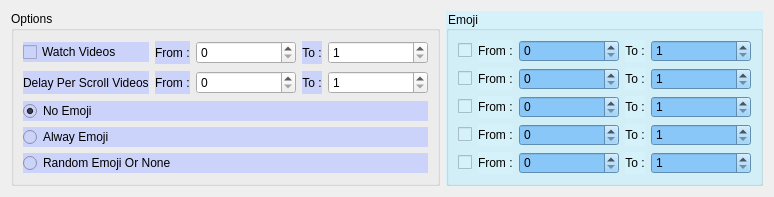
                   <widget class="QWidget" name="tab_3">
                    <attribute name="title">
                     <string>Watch Videos</string>
                    </attribute>
                    <layout class="QHBoxLayout" name="horizontalLayout_38">
                     <item>
                      <widget class="QGroupBox" name="vidos_group">
                       <property name="enabled">
                        <bool>true</bool>
                       </property>
                       <property name="styleSheet">
                        <string notr="true"/>
                       </property>
                       <property name="title">
                        <string>Options</string>
                       </property>
                       <layout class="QVBoxLayout" name="verticalLayout_16">
                        <item>
                         <layout class="QHBoxLayout" name="horizontalLayout_31">
                          <item>
                           <layout class="QHBoxLayout" name="horizontalLayout_32" stretch="1,0,0,0,0">
                            <item>
                             <widget class="QCheckBox" name="watch_videos">
                              <property name="styleSheet">
                               <string notr="true">background-color: rgb(204, 211, 250);</string>
                              </property>
                              <property name="text">
                               <string>Watch Videos</string>
                              </property>
                              <property name="iconSize">
                               <size>
                                <width>30</width>
                                <height>30</height>
                               </size>
                              </property>
                              <property name="checked">
                               <bool>false</bool>
                              </property>
                             </widget>
                            </item>
                            <item>
                             <widget class="QLabel" name="from_16">
                              <property name="styleSheet">
                               <string notr="true">background-color: rgb(204, 211, 250);</string>
                              </property>
                              <property name="text">
                               <string>From :</string>
                              </property>
                             </widget>
                            </item>
                            <item>
                             <widget class="QSpinBox" name="watch_videos_from">
                              <property name="minimumSize">
                               <size>
                                <width>100</width>
                                <height>0</height>
                               </size>
                              </property>
                             </widget>
                            </item>
                            <item>
                             <widget class="QLabel" name="to_16">
                              <property name="styleSheet">
                               <string notr="true">background-color: rgb(204, 211, 250);</string>
                              </property>
                              <property name="text">
                               <string>To :</string>
                              </property>
                              <property name="alignment">
                               <set>Qt::AlignCenter</set>
                              </property>
                             </widget>
                            </item>
                            <item>
                             <widget class="QSpinBox" name="watch_videos_to">
                              <property name="minimumSize">
                               <size>
                                <width>100</width>
                                <height>0</height>
                               </size>
                              </property>
                              <property name="minimum">
                               <number>1</number>
                              </property>
                             </widget>
                            </item>
                           </layout>
                          </item>
                         </layout>
                        </item>
                        <item>
                         <layout class="QHBoxLayout" name="horizontalLayout_33" stretch="0,0,0,0,0">
                          <item>
                           <widget class="QLabel" name="label_24">
                            <property name="styleSheet">
                             <string notr="true">background-color: rgb(204, 211, 250);</string>
                            </property>
                            <property name="text">
                             <string>Delay Per Scroll Videos</string>
                            </property>
                           </widget>
                          </item>
                          <item>
                           <widget class="QLabel" name="from_17">
                            <property name="styleSheet">
                             <string notr="true">background-color: rgb(204, 211, 250);</string>
                            </property>
                            <property name="text">
                             <string>From :</string>
                            </property>
                           </widget>
                          </item>
                          <item>
                           <widget class="QSpinBox" name="delay_watch_video_from">
                            <property name="minimumSize">
                             <size>
                              <width>100</width>
                              <height>0</height>
                             </size>
                            </property>
                           </widget>
                          </item>
                          <item>
                           <widget class="QLabel" name="to_17">
                            <property name="styleSheet">
                             <string notr="true">background-color: rgb(204, 211, 250);</string>
                            </property>
                            <property name="text">
                             <string>To :</string>
                            </property>
                            <property name="alignment">
                             <set>Qt::AlignCenter</set>
                            </property>
                           </widget>
                          </item>
                          <item>
                           <widget class="QSpinBox" name="delay_watch_video_to">
                            <property name="minimumSize">
                             <size>
                              <width>100</width>
                              <height>0</height>
                             </size>
                            </property>
                            <property name="minimum">
                             <number>1</number>
                            </property>
                           </widget>
                          </item>
                         </layout>
                        </item>
                        <item>
                         <layout class="QVBoxLayout" name="verticalLayout_22">
                          <item>
                           <widget class="QRadioButton" name="videos_no_emoji">
                            <property name="styleSheet">
                             <string notr="true">background-color: rgb(204, 211, 250);</string>
                            </property>
                            <property name="text">
                             <string>No Emoji</string>
                            </property>
                            <property name="checked">
                             <bool>true</bool>
                            </property>
                           </widget>
                          </item>
                          <item>
                           <widget class="QRadioButton" name="videos_alway_emoji">
                            <property name="styleSheet">
                             <string notr="true">background-color: rgb(204, 211, 250);</string>
                            </property>
                            <property name="text">
                             <string>Alway Emoji</string>
                            </property>
                           </widget>
                          </item>
                          <item>
                           <widget class="QRadioButton" name="videos_random_emoji">
                            <property name="styleSheet">
                             <string notr="true">background-color: rgb(204, 211, 250);</string>
                            </property>
                            <property name="text">
                             <string>Random Emoji Or None</string>
                            </property>
                           </widget>
                          </item>
                         </layout>
                        </item>
                       </layout>
                      </widget>
                     </item>
                     <item>
                      <widget class="QGroupBox" name="react_group_3">
                       <property name="styleSheet">
                        <string notr="true">background-color: rgb(213, 242, 250);</string>
                       </property>
                       <property name="title">
                        <string>Emoji</string>
                       </property>
                       <layout class="QVBoxLayout" name="verticalLayout_15">
                        <item>
                         <layout class="QHBoxLayout" name="horizontalLayout_49">
                          <item>
                           <widget class="QCheckBox" name="videos_like">
                            <property name="styleSheet">
                             <string notr="true"/>
                            </property>
                            <property name="text">
                             <string/>
                            </property>
                            <property name="icon">
                             <iconset resource="../ui/resources.qrc">
                              <normaloff>:/icons/images/like_emoji.png</normaloff>:/icons/images/like_emoji.png</iconset>
                            </property>
                            <property name="iconSize">
                             <size>
                              <width>30</width>
                              <height>30</height>
                             </size>
                            </property>
                            <property name="checked">
                             <bool>false</bool>
                            </property>
                           </widget>
                          </item>
                          <item>
                           <widget class="QLabel" name="from_label_3">
                            <property name="styleSheet">
                             <string notr="true"/>
                            </property>
                            <property name="text">
                             <string>From :</string>
                            </property>
                           </widget>
                          </item>
                          <item>
                           <widget class="QSpinBox" name="videos_like_from">
                            <property name="minimumSize">
                             <size>
                              <width>100</width>
                              <height>0</height>
                             </size>
                            </property>
                            <property name="styleSheet">
                             <string notr="true">background-color: rgb(136, 199, 247);</string>
                            </property>
                           </widget>
                          </item>
                          <item>
                           <widget class="QLabel" name="to_label_3">
                            <property name="styleSheet">
                             <string notr="true"/>
                            </property>
                            <property name="text">
                             <string>To :</string>
                            </property>
                            <property name="alignment">
                             <set>Qt::AlignCenter</set>
                            </property>
                           </widget>
                          </item>
                          <item>
                           <widget class="QSpinBox" name="videos_like_to">
                            <property name="minimumSize">
                             <size>
                              <width>100</width>
                              <height>0</height>
                             </size>
                            </property>
                            <property name="styleSheet">
                             <string notr="true">background-color: rgb(136, 199, 247);</string>
                            </property>
                            <property name="minimum">
                             <number>1</number>
                            </property>
                           </widget>
                          </item>
                         </layout>
                        </item>
                        <item>
                         <layout class="QHBoxLayout" name="horizontalLayout_50">
                          <item>
                           <widget class="QCheckBox" name="videos_love">
                            <property name="styleSheet">
                             <string notr="true"/>
                            </property>
                            <property name="text">
                             <string/>
                            </property>
                            <property name="icon">
                             <iconset resource="../ui/resources.qrc">
                              <normaloff>:/icons/images/love_emoji.png</normaloff>:/icons/images/love_emoji.png</iconset>
                            </property>
                            <property name="iconSize">
                             <size>
                              <width>30</width>
                              <height>30</height>
                             </size>
                            </property>
                            <property name="checked">
                             <bool>false</bool>
                            </property>
                           </widget>
                          </item>
                          <item>
                           <widget class="QLabel" name="from_10">
                            <property name="styleSheet">
                             <string notr="true"/>
                            </property>
                            <property name="text">
                             <string>From :</string>
                            </property>
                           </widget>
                          </item>
                          <item>
                           <widget class="QSpinBox" name="videos_love_from">
                            <property name="minimumSize">
                             <size>
                              <width>100</width>
                              <height>0</height>
                             </size>
                            </property>
                            <property name="styleSheet">
                             <string notr="true">background-color: rgb(136, 199, 247);</string>
                            </property>
                           </widget>
                          </item>
                          <item>
                           <widget class="QLabel" name="to_10">
                            <property name="styleSheet">
                             <string notr="true"/>
                            </property>
                            <property name="text">
                             <string>To :</string>
                            </property>
                            <property name="alignment">
                             <set>Qt::AlignCenter</set>
                            </property>
                           </widget>
                          </item>
                          <item>
                           <widget class="QSpinBox" name="videos_love_to">
                            <property name="minimumSize">
                             <size>
                              <width>100</width>
                              <height>0</height>
                             </size>
                            </property>
                            <property name="styleSheet">
                             <string notr="true">background-color: rgb(136, 199, 247);</string>
                            </property>
                            <property name="minimum">
                             <number>1</number>
                            </property>
                           </widget>
                          </item>
                         </layout>
                        </item>
                        <item>
                         <layout class="QHBoxLayout" name="horizontalLayout_51">
                          <item>
                           <widget class="QCheckBox" name="videos_haha">
                            <property name="styleSheet">
                             <string notr="true"/>
                            </property>
                            <property name="text">
                             <string/>
                            </property>
                            <property name="icon">
                             <iconset resource="../ui/resources.qrc">
                              <normaloff>:/icons/images/haha_emoji.png</normaloff>:/icons/images/haha_emoji.png</iconset>
                            </property>
                            <property name="iconSize">
                             <size>
                              <width>30</width>
                              <height>30</height>
                             </size>
                            </property>
                            <property name="checked">
                             <bool>false</bool>
                            </property>
                           </widget>
                          </item>
                          <item>
                           <widget class="QLabel" name="from_11">
                            <property name="styleSheet">
                             <string notr="true"/>
                            </property>
                            <property name="text">
                             <string>From :</string>
                            </property>
                           </widget>
                          </item>
                          <item>
                           <widget class="QSpinBox" name="videos_haha_from">
                            <property name="minimumSize">
                             <size>
                              <width>100</width>
                              <height>0</height>
                             </size>
                            </property>
                            <property name="styleSheet">
                             <string notr="true">background-color: rgb(136, 199, 247);</string>
                            </property>
                           </widget>
                          </item>
                          <item>
                           <widget class="QLabel" name="to_11">
                            <property name="styleSheet">
                             <string notr="true"/>
                            </property>
                            <property name="text">
                             <string>To :</string>
                            </property>
                            <property name="alignment">
                             <set>Qt::AlignCenter</set>
                            </property>
                           </widget>
                          </item>
                          <item>
                           <widget class="QSpinBox" name="videos_haha_to">
                            <property name="minimumSize">
                             <size>
                              <width>100</width>
                              <height>0</height>
                             </size>
                            </property>
                            <property name="styleSheet">
                             <string notr="true">background-color: rgb(136, 199, 247);</string>
                            </property>
                            <property name="minimum">
                             <number>1</number>
                            </property>
                           </widget>
                          </item>
                         </layout>
                        </item>
                        <item>
                         <layout class="QHBoxLayout" name="horizontalLayout_52">
                          <item>
                           <widget class="QCheckBox" name="videos_cry">
                            <property name="styleSheet">
                             <string notr="true"/>
                            </property>
                            <property name="text">
                             <string/>
                            </property>
                            <property name="icon">
                             <iconset resource="../ui/resources.qrc">
                              <normaloff>:/icons/images/cry_emoji.png</normaloff>:/icons/images/cry_emoji.png</iconset>
                            </property>
                            <property name="iconSize">
                             <size>
                              <width>30</width>
                              <height>30</height>
                             </size>
                            </property>
                            <property name="checked">
                             <bool>false</bool>
                            </property>
                           </widget>
                          </item>
                          <item>
                           <widget class="QLabel" name="from_18">
                            <property name="styleSheet">
                             <string notr="true"/>
                            </property>
                            <property name="text">
                             <string>From :</string>
                            </property>
                           </widget>
                          </item>
                          <item>
                           <widget class="QSpinBox" name="videos_cry_from">
                            <property name="minimumSize">
                             <size>
                              <width>100</width>
                              <height>0</height>
                             </size>
                            </property>
                            <property name="styleSheet">
                             <string notr="true">background-color: rgb(136, 199, 247);</string>
                            </property>
                           </widget>
                          </item>
                          <item>
                           <widget class="QLabel" name="to_18">
                            <property name="styleSheet">
                             <string notr="true"/>
                            </property>
                            <property name="text">
                             <string>To :</string>
                            </property>
                            <property name="alignment">
                             <set>Qt::AlignCenter</set>
                            </property>
                           </widget>
                          </item>
                          <item>
                           <widget class="QSpinBox" name="videos_cry_to">
                            <property name="minimumSize">
                             <size>
                              <width>100</width>
                              <height>0</height>
                             </size>
                            </property>
                            <property name="styleSheet">
                             <string notr="true">background-color: rgb(136, 199, 247);</string>
                            </property>
                            <property name="minimum">
                             <number>1</number>
                            </property>
                           </widget>
                          </item>
                         </layout>
                        </item>
                        <item>
                         <layout class="QHBoxLayout" name="horizontalLayout_53">
                          <item>
                           <widget class="QCheckBox" name="videos_angry">
                            <property name="styleSheet">
                             <string notr="true"/>
                            </property>
                            <property name="text">
                             <string/>
                            </property>
                            <property name="icon">
                             <iconset resource="../ui/resources.qrc">
                              <normaloff>:/icons/images/angry_emoji.png</normaloff>:/icons/images/angry_emoji.png</iconset>
                            </property>
                            <property name="iconSize">
                             <size>
                              <width>30</width>
                              <height>30</height>
                             </size>
                            </property>
                            <property name="checked">
                             <bool>false</bool>
                            </property>
                           </widget>
                          </item>
                          <item>
                           <widget class="QLabel" name="from_24">
                            <property name="styleSheet">
                             <string notr="true"/>
                            </property>
                            <property name="text">
                             <string>From :</string>
                            </property>
                           </widget>
                          </item>
                          <item>
                           <widget class="QSpinBox" name="videos_angry_from">
                            <property name="minimumSize">
                             <size>
                              <width>100</width>
                              <height>0</height>
                             </size>
                            </property>
                            <property name="styleSheet">
                             <string notr="true">background-color: rgb(136, 199, 247);</string>
                            </property>
                           </widget>
                          </item>
                          <item>
                           <widget class="QLabel" name="to_24">
                            <property name="styleSheet">
                             <string notr="true"/>
                            </property>
                            <property name="text">
                             <string>To :</string>
                            </property>
                            <property name="alignment">
                             <set>Qt::AlignCenter</set>
                            </property>
                           </widget>
                          </item>
                          <item>
                           <widget class="QSpinBox" name="videos_angry_to">
                            <property name="minimumSize">
                             <size>
                              <width>100</width>
                              <height>0</height>
                             </size>
                            </property>
                            <property name="styleSheet">
                             <string notr="true">background-color: rgb(136, 199, 247);</string>
                            </property>
                            <property name="minimum">
                             <number>1</number>
                            </property>
                           </widget>
                          </item>
                         </layout>
                        </item>
                       </layout>
                      </widget>
                     </item>
                    </layout>
                   </widget>
